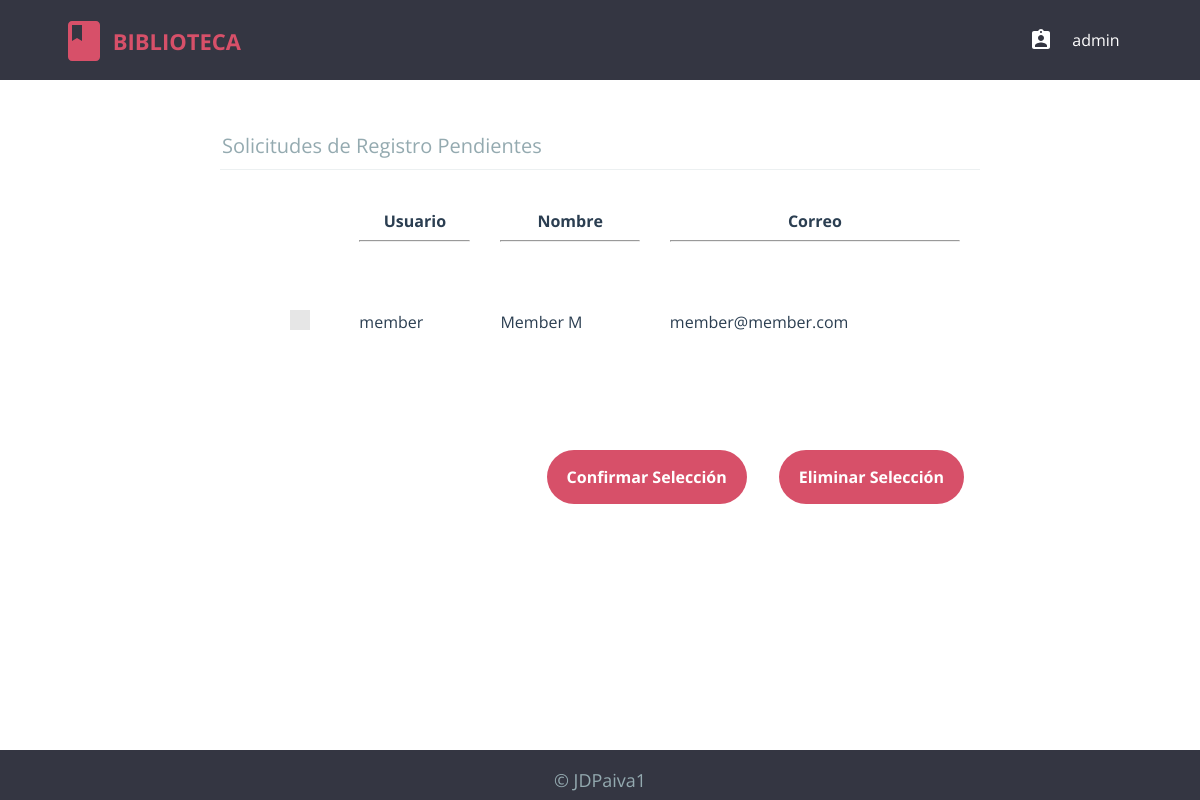
Screenshot of /librarian/pending_registrations.php (signed in) with the database file from the repository.
### tables this page shows
CREATE TABLE `pending_registrations` (
  `username` varchar(20) NOT NULL,
  `password` char(40) NOT NULL,
  `name` varchar(80) NOT NULL,
  `email` varchar(80) NOT NULL,
  `time` timestamp NOT NULL DEFAULT CURRENT_TIMESTAMP
);

### librarian/pending_registrations.php (the view, shortened to what this page needs)
<?php
  require "../db_connect.php";
  require "../header.php";
  require "../footer.php";
?>
<html>
<head>
  <link rel="stylesheet" type="text/css" href="../css/global.css">
  <link rel="stylesheet" type="text/css" href="../css/custom_checkbox.css">
  <link rel="stylesheet" type="text/css" href="../css/form.css">
</head>
<body>
  <?php
    $query = $connect->prepare("SELECT username, name, email FROM pending_registrations");
    $query->execute();
    $result = $query->get_result();
    $rows = mysqli_num_rows($result);
    if($rows == 0) {
      echo "<h2 align='center'>Sin solicitudes de registro pendientes</h2>";
    } else {
      echo "<form class='cd-form table' method='POST' action='#'>";
      echo "<legend>Solicitudes de Registro Pendientes</legend>";
      echo "<table width='100%' cellpadding=10 cellspacing=10>
          <tr>
            <th></th>
            <th>Usuario<hr></th>
            <th>Nombre<hr></th>
            <th>Correo<hr></th>
          </tr>";
      for($i=0; $i<$rows; $i++) {
        $row = mysqli_fetch_array($result);
        echo "<tr>";
        echo "<td>
            <label class='control control--checkbox'>
              <input type='checkbox' name='cb_".$i."' value='".$row[0]."' />
              <div class='control__indicator'></div>
            </label>
          </td>";
        for($j=0; $j<3; $j++) {
          echo "<td>".$row[$j]."</td>";
        }
        echo "</tr>";
      }
      echo "</table><br />";
      echo "<div style='float: right;'>";
      echo "<input type='submit' value='Eliminar Selección' name='l_delete' />&nbsp;&nbsp;&nbsp;&nbsp;";
      echo "<input type='submit' value='Confirmar Selección' name='l_confirm' />";
      echo "</div>";
      echo "</form>";
    }
  ?>
</body>
</html>

### css/header.css (style rules this page uses)
html * { -webkit-font-smoothing: antialiased; -moz-osx-font-smoothing: grayscale; }
*, *:after, *:before { -webkit-box-sizing: border-box; -moz-box-sizing: border-box; box-sizing: border-box; }
body { font-size: 100%; font-family: "Open Sans", sans-serif; background-color: white; margin: 0; }

### css/global.css (style rules this page uses)
*, *::after, *::before { -webkit-box-sizing: border-box; -moz-box-sizing: border-box; box-sizing: border-box; }
html { font-size: 62.5%; }
body { font-size: 1.8rem; font-family: "Open Sans", sans-serif; color: #2b3e51; background-color: #ffffff; position: relative; min-height: 100vh; }

### css/custom_checkbox.css (style rules this page uses)
.control { font-size: 18px; position: relative; display: block; margin-bottom: 15px; padding-left: 30px; cursor: pointer; }
.control__indicator { position: absolute; top: -2px; left: 0; width: 20px; height: 20px; background: #e6e6e6; }
.control__indicator:after { position: absolute; display: none; content: ''; }
.control--checkbox .control__indicator:after { top: 4px; left: 8px; width: 5px; height: 10px; transform: rotate(45deg); border: solid #fff; border-width: 0 2px 2px 0; }

### css/form.css (style rules this page uses)
.cd-form { width: 90%; max-width: 600px; margin: 4em auto; font-size: 1.3rem; color: #94aab0; margin-bottom: 10px; display: block; }
.cd-form.table { max-width: 95vh; }
.cd-form table { margin: 0 auto; }
.cd-form::after { clear: both; content: ""; display: table; }
.cd-form legend { padding-bottom: 10px; margin-bottom: 20px; font-size: 2rem; border-bottom: 1px solid #ecf0f1; display: block; width: 100%; -webkit-appearance: none; -moz-appearance: none; -ms-appearance: none; -o-appearance: none; appearance: none; }
.cd-form div { position: relative; margin: 20px auto; }
.cd-form input, .cd-form select { font-family: "Open Sans", sans-serif; font-size: 1.6rem; color: #2b3e51; }
.cd-form input[type="text"], .cd-form input[type="password"], .cd-form input[type="email"], .cd-form input[type="number"], .cd-form select, .cd-form legend { display: block; width: 100%; -webkit-appearance: none; -moz-appearance: none; -ms-appearance: none; -o-appearance: none; appearance: none; }
.cd-form input[type="submit"] { border: none; background: #d75069; border-radius: 2em; padding: 16px 20px; margin: 1em; color: #ffffff; font-family: "Open Sans", sans-serif; font-weight: bold; float: right; cursor: pointer; -webkit-font-smoothing: antialiased; -moz-osx-font-smoothing: grayscale; -webkit-appearance: none; -moz-appearance: none; -ms-appearance: none; -o-appearance: none; appearance: none; }
@media only screen and (min-width: 600px) { .cd-form div { margin: 32px auto; } }

### rows the page displays
pending_registrations: username "member", name "Member M", email "member@member.com"

### other values shown
$_SESSION['username'] "admin"
